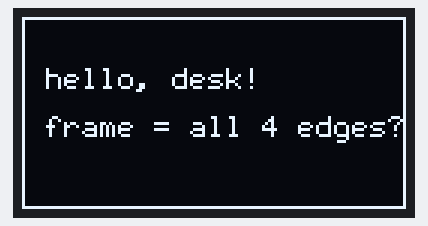
A sketch run on a simulated ESP32. Parts: 128×64 one-colour display. What the sketch prints to the serial monitor is not drawn.

Above: at 0.1 s.

The sketch:

oled-hello.ino
```cpp
// Iteration I1 spike: confirm the OLED's controller before writing the real firmware.
// Arduino IDE: install the "U8g2" library, select your ESP32 board, upload.
// Wiring: SDA -> GPIO21, SCL -> GPIO22, VCC -> 3V3, GND -> GND.
//
// 1. It prints the I2C address it finds (usually 0x3C) to the Serial Monitor at 115200 baud.
// 2. It draws a frame touching all four edges. With the WRONG driver you will see a 2-pixel
//    shift, a column of noise on the right, or nothing. Then swap the two lines below and retry.
#include <U8g2lib.h>
#include <Wire.h>

U8G2_SH1106_128X64_NONAME_F_HW_I2C display(U8G2_R0, U8X8_PIN_NONE);
// U8G2_SSD1306_128X64_NONAME_F_HW_I2C display(U8G2_R0, U8X8_PIN_NONE);

void setup() {
  Serial.begin(115200);
  Wire.begin();
  for (uint8_t addr = 1; addr < 127; addr++) {
    Wire.beginTransmission(addr);
    if (Wire.endTransmission() == 0) Serial.printf("I2C device at 0x%02X\n", addr);
  }

  display.begin();
  display.clearBuffer();
  display.drawFrame(0, 0, 128, 64);
  display.setFont(u8g2_font_6x12_tr);
  display.drawStr(8, 24, "hello, desk!");
  display.drawStr(8, 40, "frame = all 4 edges?");
  display.sendBuffer();
}

void loop() {}
```
